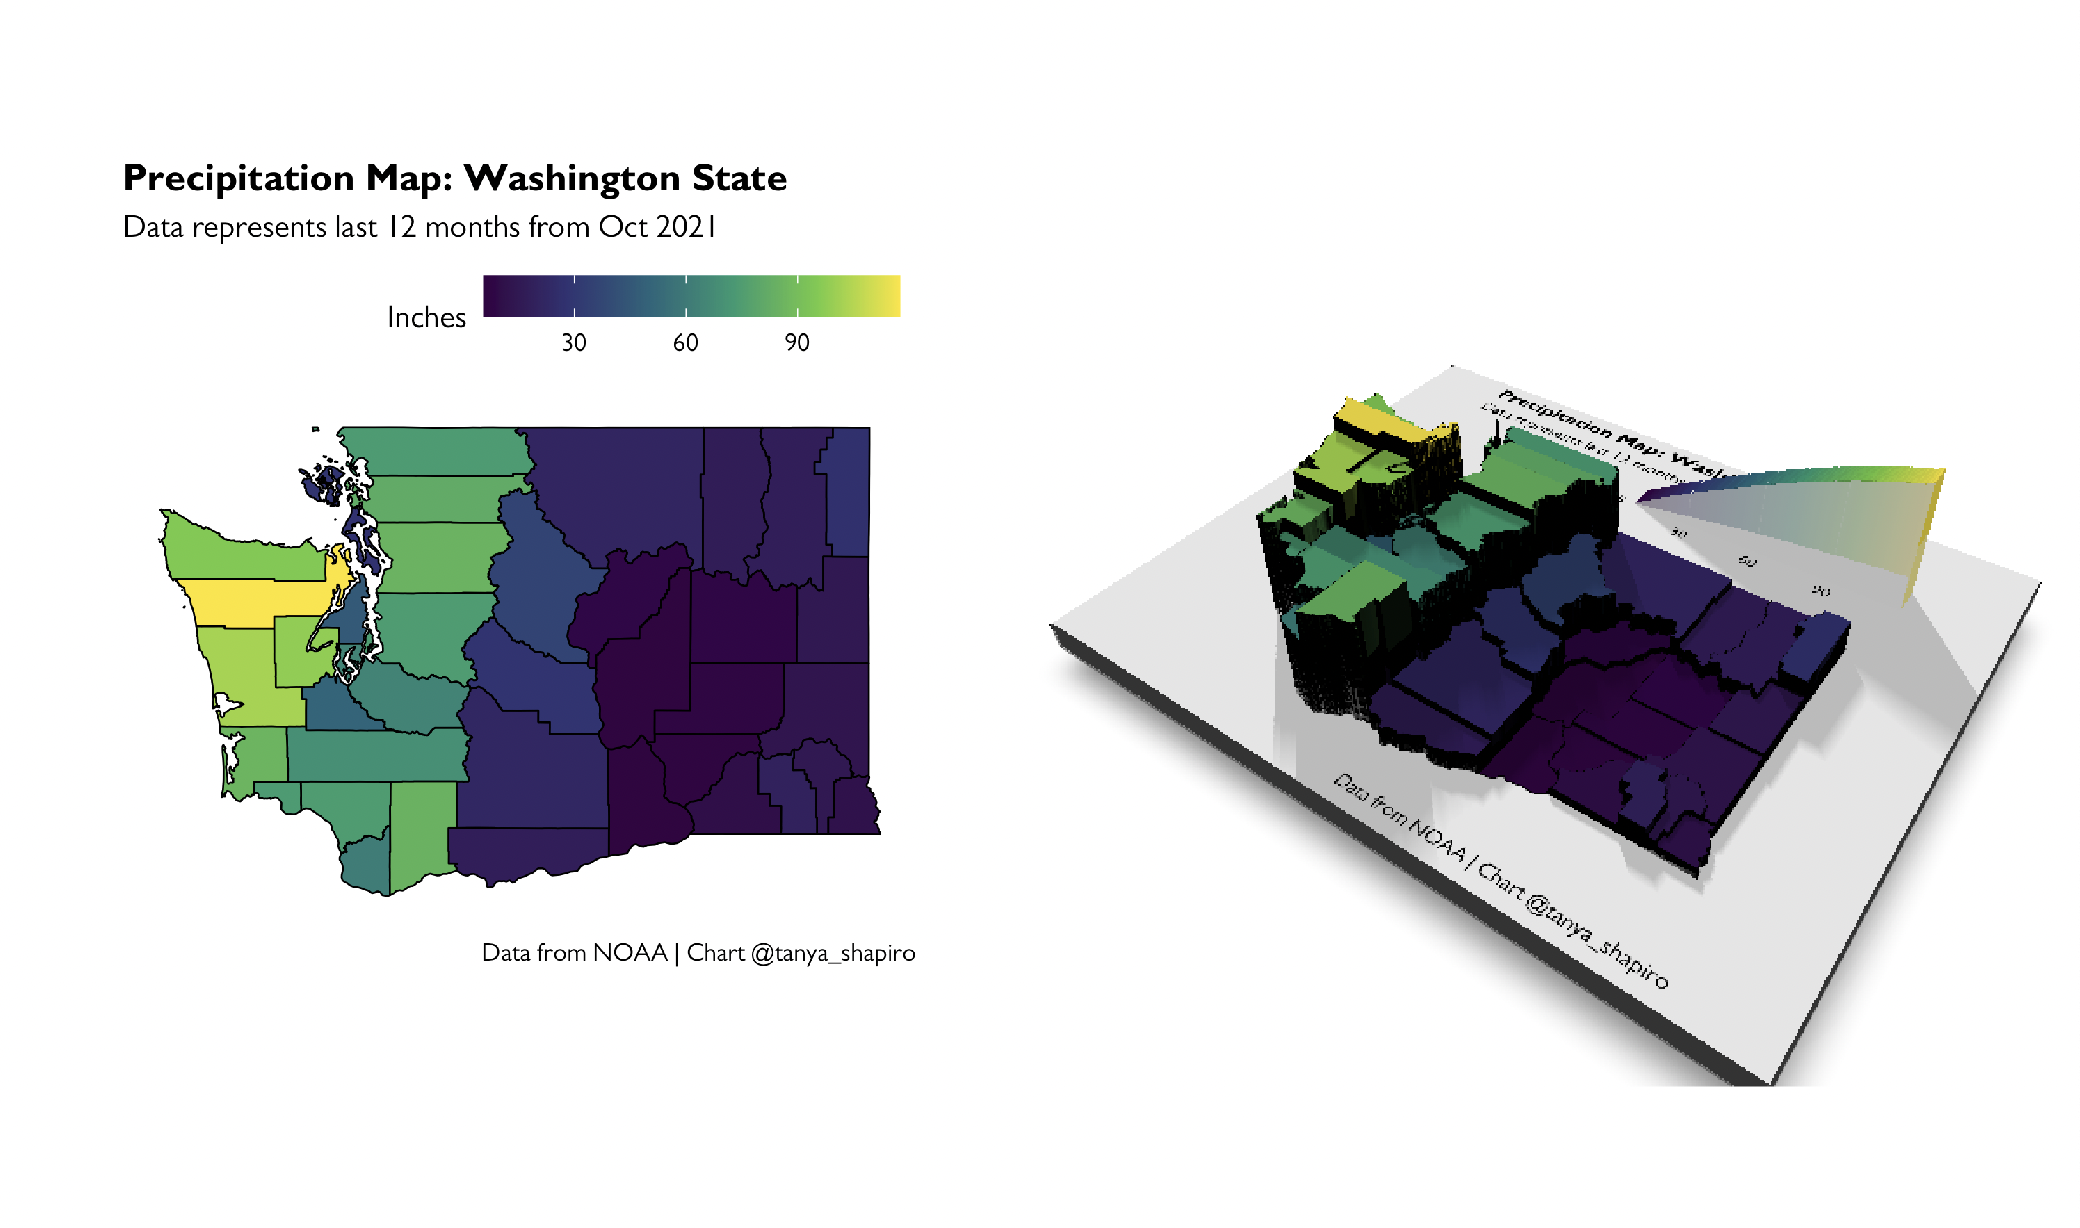

The R source for this figure:
library(ggplot2)
library(rayshader)
library(maps)
library(tidyverse)
library(osmdata)
library(sf)
library(raster)
library(tigris)
#download data - https://www.ncdc.noaa.gov/cag/county/mapping/110/pcp/202110/12/value
df<-read.csv("us_rainfall.csv")
#get florida county map
washington <- counties("Washington", cb = TRUE)
washington$state<-"WA"
#remove "County" from Location
df<-df %>% mutate(Location = word(Location , 1  , -2))
df$state<-substr(df$Location.ID, 1, 2)
df<-df%>%filter(state=="WA")
#merge map dataframe with rainfall dataframe
merged_df <- left_join(washington, df, by=c("NAME"= "Location"))

library(showtext)
library(extrafont)
loadfonts
font_import()
font_add("Gill Sans", "/Library/Fonts/Gill Sans.otf")  # Use the actual file path
font_add("Gill Sans Bold", "/Library/Fonts/Gill Sans Bold.otf")  # Use the actual file path

#create ggplot map of washington rainfall
map<-ggplot()+ 
  geom_sf(data = merged_df%>%filter(state=="WA"), size = 0.3,
          color = "black" ,
             aes(fill=Value))+
  scale_fill_viridis_c()+
  guides(fill = 
           guide_colourbar(
             barwidth = 10,
             direction="horizontal",
             barheight = 1)
  )+
  theme( legend.justification='right',
        legend.position="top",
        panel.background=element_blank(),
        axis.line=element_blank(), 
        axis.text.x=element_blank(), axis.title.x=element_blank(),
        axis.text.y=element_blank(), axis.title.y=element_blank(),
        plot.title=element_text(family="Gill Sans Bold"),
        text=element_text(family="Gill Sans"),
        axis.ticks=element_blank())+
  coord_sf()+
  labs(fill="Inches",
       title="Precipitation Map: Washington State",
       subtitle="Data represents last 12 months from Oct 2021 ",
       caption="Data from NOAA | Chart @tanya_shapiro")


#render side by side image of 2D and 3D maps
par(mfrow = c(1, 2))
plot_gg(map, width = 5, height = 4, raytrace = FALSE, preview = TRUE)
plot_gg(map, 
        width = 5,
        height = 4, 
        scale = 300, 
        multicore = TRUE,
        fov = 70, zoom = 0.7, theta = 35, phi = 40
        )
Sys.sleep(0.2)
render_snapshot("Washington Precipitation.png",clear = TRUE)
